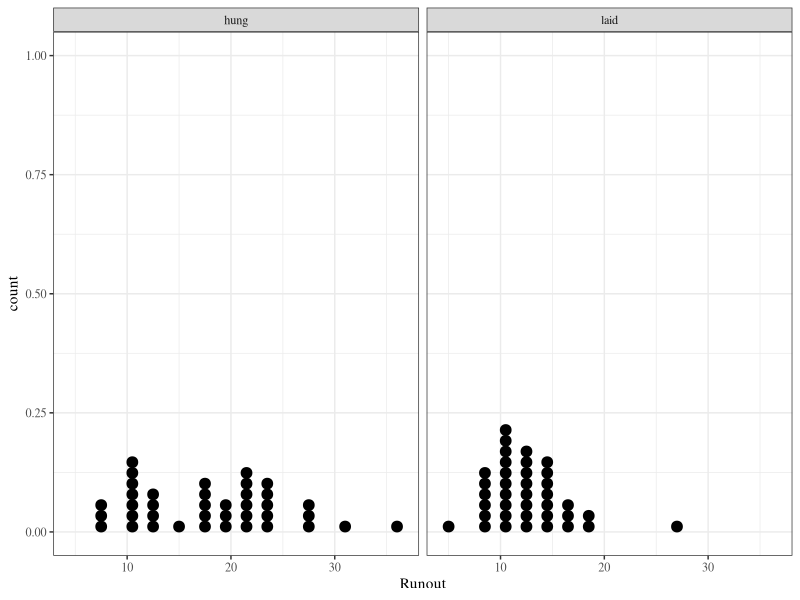
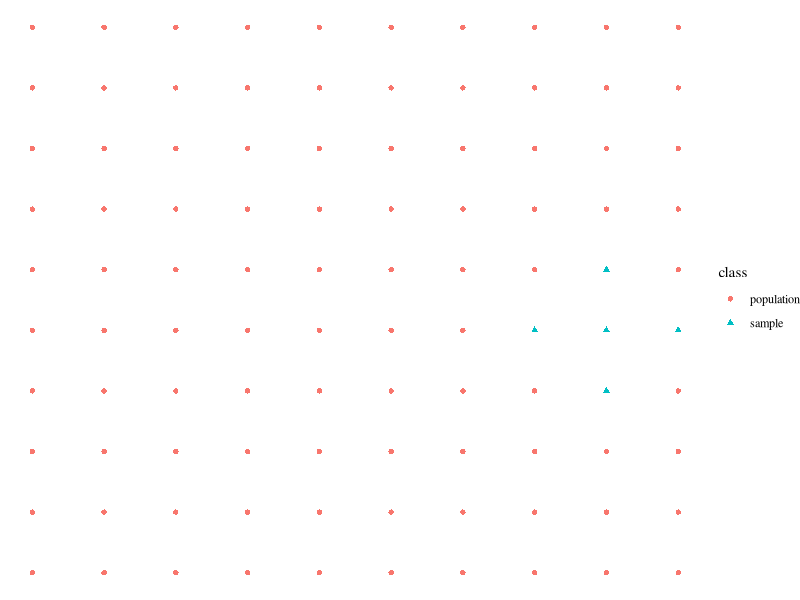
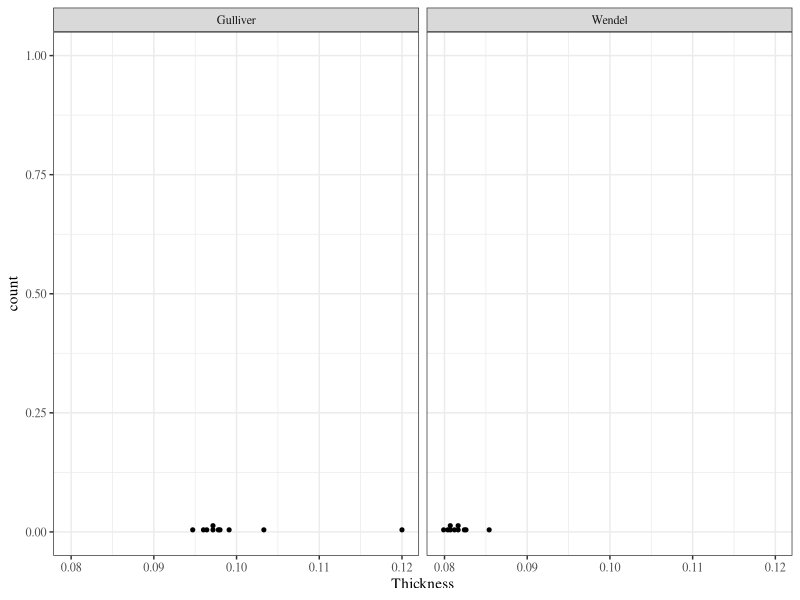

These figures' R source, in order:
## ---- chunk 1
library(knitr)
library(tidyverse)
library(xtable)
library(ggplot2)

knitr::opts_chunk$set(echo=FALSE, message=FALSE, warning=FALSE, fig.height = 2)
theme_set(theme_bw(base_family = "serif"))
## ---- chunk 2
gears <- read_csv("../../data/gears.csv")
## ---- chunk 3
gears %>%
  group_by(Arrangement) %>%
  summarise(Values = paste(Runout, collapse = ", ")) %>%
  spread(Arrangement, Values) %>%
  xtable(align = c("c", "p{1in}", "p{1in}"), caption = "Thrust face runouts (.0001 in.)") %>%
  print(include.rownames = FALSE)
## ---- chunk 4
gears %>%
  ggplot() +
  geom_dotplot(aes(Runout)) +
  facet_wrap(~Arrangement)
## ---- chunk 5
pop <- expand.grid(x=1:10, y=1:10)
pop$class <- "population"
pop$class[c(48:50, 39, 59)] <- "sample"

ggplot(pop) + geom_point(aes(x, y, shape = class, colour = class)) + theme_void(base_family = "serif")

## ---- chunk 6
paper <- read.csv("../../data/paper.csv")
## ---- chunk 7
paper %>%
  group_by(Measurer) %>%
  summarise(Values = paste(Thickness, collapse = ", ")) %>%
  spread(Measurer, Values) %>%
  xtable(align = c("c", "p{1in}", "p{1in}"), caption = "Thickness of book paper in mm.") %>%
  print(include.rownames = FALSE)
## ---- chunk 8
paper %>%
  ggplot() +
  geom_dotplot(aes(Thickness), binwidth = .0001, dotsize = 5) +
  facet_wrap(~Measurer)
